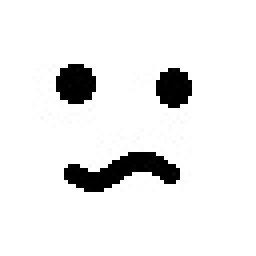
#> input picture source/test.jpg, 64 x 64 px, found by its file name (shown 4 times larger)
$ jupyter execute --allow-errors image_to_waveform.ipynb
#> lines starting #> are read from the running program, lines starting #| are printed output that depends on the picture
[cell 1]
from hilbertcurve.hilbertcurve import HilbertCurve
from numpy import asarray
import numpy as np
import cv2
import matplotlib.pyplot as plt

def normalize(values, bounds):
    return [bounds['desired']['lower'] + (x - bounds['actual']['lower']) * (bounds['desired']['upper'] - bounds['desired']['lower']) / (bounds['actual']['upper'] - bounds['actual']['lower']) for x in values]

[cell 2]
p=6 #Order
n=2 #Dimension (here 2D)
total=(n**p)**2
#> (the rest of this cell did not finish here and is left out)

#> (a cell that did not finish here is left out)

[cell 4]
from google.colab import files
uploaded = files.upload()
#> the answer given: test.jpg

[cell 5]
img64 = cv2.imread('test.jpg',0)
#> img64 is the input picture: shape (64, 64); min 0, max 255, mean 236.1
plt.imshow(img64)

[cell 6]
img16 = cv2.resize(img64, dsize=(64, 64))
plt.imshow(img16)

[cell 7]
rimg16=cv2.bitwise_not(img16)
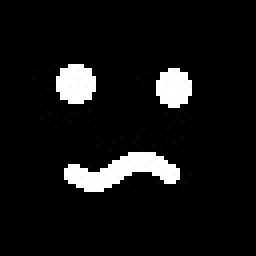
#> rimg16: shape (64, 64) (shown 4 times larger); min 0, max 255, mean 18.9
print(rimg16)
#> (printed output is left out)
hilbert_array=np.zeros(4096)
#> (the rest of this cell did not finish here and is left out)

#> (a cell that did not finish here is left out)

[cell 9]
start=100
stop=2500
num_points=4096
eqpoints = np.linspace(start, stop, num_points)
for i in range(4096):
  eqpoints[i]=round(eqpoints[i],6)
print(eqpoints)

#> (a cell that did not finish here is left out)

[cell 11]
samplerate = 44100
def gen_sinewave(freq,t,scaling=1):
  t = np.linspace(0., 1., samplerate)
  amplitude = np.iinfo(np.int16).max
  data = amplitude * scaling * np.sin(2. * np.pi * freq * t)
  return data

var=gen_sinewave(0,2)
plt.figure(figsize=(100,10))
plt.plot(var)
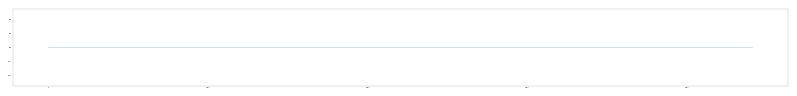
#> figure drawn by matplotlib, 1 panel

[cell 12]
from scipy.io.wavfile import write
t=0.1
bsin=gen_sinewave(0,1,1)
